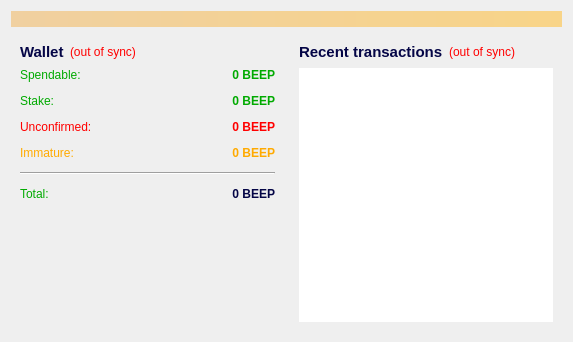
<?xml version="1.0" encoding="UTF-8"?>
<ui version="4.0">
 <class>OverviewPage</class>
 <widget class="QWidget" name="OverviewPage">
  <property name="geometry">
   <rect>
    <x>0</x>
    <y>0</y>
    <width>573</width>
    <height>342</height>
   </rect>
  </property>
  <property name="font">
   <font>
    <family>Ubuntu</family>
   </font>
  </property>
  <property name="windowTitle">
   <string>Form</string>
  </property>
  <property name="styleSheet">
   <string notr="true">color: rgb(4, 5, 70);</string>
  </property>
  <property name="locale">
   <locale language="English" country="UnitedStates"/>
  </property>
  <layout class="QVBoxLayout" name="topLayout">
   <item>
    <widget class="QLabel" name="labelAlerts">
     <property name="font">
      <font>
       <family>Ubuntu Mono</family>
      </font>
     </property>
     <property name="visible">
      <bool>false</bool>
     </property>
     <property name="styleSheet">
      <string notr="true">background-color: qlineargradient(x1: 0, y1: 0, x2: 1, y2: 0, stop:0 #F0D0A0, stop:1 #F8D488);  color:#6a839a
</string>
     </property>
     <property name="wordWrap">
      <bool>true</bool>
     </property>
     <property name="margin">
      <number>3</number>
     </property>
    </widget>
   </item>
   <item>
    <layout class="QHBoxLayout" name="horizontalLayout" stretch="1,1">
     <item>
      <layout class="QVBoxLayout" name="verticalLayout_2">
       <item>
        <widget class="QWidget" name="widget" native="true">
         <layout class="QVBoxLayout" name="verticalLayout_4">
          <item>
           <layout class="QHBoxLayout" name="horizontalLayout_4">
            <item>
             <widget class="QLabel" name="label_5">
              <property name="font">
               <font>
                <pointsize>11</pointsize>
                <weight>75</weight>
                <bold>true</bold>
               </font>
              </property>
              <property name="text">
               <string>Wallet</string>
              </property>
             </widget>
            </item>
            <item>
             <widget class="QLabel" name="labelWalletStatus">
              <property name="toolTip">
               <string>The displayed information may be out of date. Your wallet automatically synchronizes with the Blockbeeper network after a connection is established, but this process has not completed yet.</string>
              </property>
              <property name="styleSheet">
               <string notr="true">QLabel { color: red; }</string>
              </property>
              <property name="text">
               <string notr="true">(out of sync)</string>
              </property>
              <property name="alignment">
               <set>Qt::AlignLeading|Qt::AlignLeft|Qt::AlignVCenter</set>
              </property>
             </widget>
            </item>
            <item>
             <spacer name="horizontalSpacer_2">
              <property name="orientation">
               <enum>Qt::Horizontal</enum>
              </property>
              <property name="sizeHint" stdset="0">
               <size>
                <width>40</width>
                <height>20</height>
               </size>
              </property>
             </spacer>
            </item>
           </layout>
          </item>
          <item>
           <layout class="QFormLayout" name="formLayout_2">
            <property name="fieldGrowthPolicy">
             <enum>QFormLayout::AllNonFixedFieldsGrow</enum>
            </property>
            <property name="horizontalSpacing">
             <number>12</number>
            </property>
            <property name="verticalSpacing">
             <number>12</number>
            </property>
            <item row="0" column="0">
             <widget class="QLabel" name="label">
              <property name="text">
               <string>&lt;html&gt;&lt;head/&gt;&lt;body&gt;&lt;p&gt;&lt;span style=&quot; color:#00aa00;&quot;&gt;Spendable:&lt;/span&gt;&lt;/p&gt;&lt;/body&gt;&lt;/html&gt;</string>
              </property>
             </widget>
            </item>
            <item row="0" column="1">
             <widget class="QLabel" name="labelBalance">
              <property name="palette">
               <palette>
                <active>
                 <colorrole role="WindowText">
                  <brush brushstyle="SolidPattern">
                   <color alpha="255">
                    <red>4</red>
                    <green>5</green>
                    <blue>70</blue>
                   </color>
                  </brush>
                 </colorrole>
                 <colorrole role="Light">
                  <brush brushstyle="SolidPattern">
                   <color alpha="255">
                    <red>124</red>
                    <green>255</green>
                    <blue>24</blue>
                   </color>
                  </brush>
                 </colorrole>
                 <colorrole role="Text">
                  <brush brushstyle="SolidPattern">
                   <color alpha="255">
                    <red>4</red>
                    <green>5</green>
                    <blue>70</blue>
                   </color>
                  </brush>
                 </colorrole>
                 <colorrole role="BrightText">
                  <brush brushstyle="SolidPattern">
                   <color alpha="255">
                    <red>0</red>
                    <green>85</green>
                    <blue>127</blue>
                   </color>
                  </brush>
                 </colorrole>
                 <colorrole role="ButtonText">
                  <brush brushstyle="SolidPattern">
                   <color alpha="255">
                    <red>4</red>
                    <green>5</green>
                    <blue>70</blue>
                   </color>
                  </brush>
                 </colorrole>
                </active>
                <inactive>
                 <colorrole role="WindowText">
                  <brush brushstyle="SolidPattern">
                   <color alpha="255">
                    <red>4</red>
                    <green>5</green>
                    <blue>70</blue>
                   </color>
                  </brush>
                 </colorrole>
                 <colorrole role="Light">
                  <brush brushstyle="SolidPattern">
                   <color alpha="255">
                    <red>124</red>
                    <green>255</green>
                    <blue>24</blue>
                   </color>
                  </brush>
                 </colorrole>
                 <colorrole role="Text">
                  <brush brushstyle="SolidPattern">
                   <color alpha="255">
                    <red>4</red>
                    <green>5</green>
                    <blue>70</blue>
                   </color>
                  </brush>
                 </colorrole>
                 <colorrole role="BrightText">
                  <brush brushstyle="SolidPattern">
                   <color alpha="255">
                    <red>0</red>
                    <green>85</green>
                    <blue>127</blue>
                   </color>
                  </brush>
                 </colorrole>
                 <colorrole role="ButtonText">
                  <brush brushstyle="SolidPattern">
                   <color alpha="255">
                    <red>4</red>
                    <green>5</green>
                    <blue>70</blue>
                   </color>
                  </brush>
                 </colorrole>
                </inactive>
                <disabled>
                 <colorrole role="WindowText">
                  <brush brushstyle="SolidPattern">
                   <color alpha="255">
                    <red>4</red>
                    <green>5</green>
                    <blue>70</blue>
                   </color>
                  </brush>
                 </colorrole>
                 <colorrole role="Light">
                  <brush brushstyle="SolidPattern">
                   <color alpha="255">
                    <red>124</red>
                    <green>255</green>
                    <blue>24</blue>
                   </color>
                  </brush>
                 </colorrole>
                 <colorrole role="Text">
                  <brush brushstyle="SolidPattern">
                   <color alpha="255">
                    <red>4</red>
                    <green>5</green>
                    <blue>70</blue>
                   </color>
                  </brush>
                 </colorrole>
                 <colorrole role="BrightText">
                  <brush brushstyle="SolidPattern">
                   <color alpha="255">
                    <red>0</red>
                    <green>85</green>
                    <blue>127</blue>
                   </color>
                  </brush>
                 </colorrole>
                 <colorrole role="ButtonText">
                  <brush brushstyle="SolidPattern">
                   <color alpha="255">
                    <red>4</red>
                    <green>5</green>
                    <blue>70</blue>
                   </color>
                  </brush>
                 </colorrole>
                </disabled>
               </palette>
              </property>
              <property name="font">
               <font>
                <weight>75</weight>
                <bold>true</bold>
               </font>
              </property>
              <property name="cursor">
               <cursorShape>IBeamCursor</cursorShape>
              </property>
              <property name="toolTip">
               <string>Your current spendable balance</string>
              </property>
              <property name="styleSheet">
               <string notr="true"/>
              </property>
              <property name="text">
               <string notr="true">&lt;html&gt;&lt;head/&gt;&lt;body&gt;&lt;p&gt;&lt;span style=&quot; color:#00aa00;&quot;&gt;0 BEEP&lt;/span&gt;&lt;/p&gt;&lt;/body&gt;&lt;/html&gt;</string>
              </property>
              <property name="alignment">
               <set>Qt::AlignRight|Qt::AlignTrailing|Qt::AlignVCenter</set>
              </property>
              <property name="textInteractionFlags">
               <set>Qt::LinksAccessibleByMouse|Qt::TextSelectableByKeyboard|Qt::TextSelectableByMouse</set>
              </property>
             </widget>
            </item>
            <item row="1" column="0">
             <widget class="QLabel" name="label_6">
              <property name="text">
               <string>&lt;html&gt;&lt;head/&gt;&lt;body&gt;&lt;p&gt;&lt;span style=&quot; color:#00aa00;&quot;&gt;Stake:&lt;/span&gt;&lt;/p&gt;&lt;/body&gt;&lt;/html&gt;</string>
              </property>
             </widget>
            </item>
            <item row="1" column="1">
             <widget class="QLabel" name="labelStake">
              <property name="font">
               <font>
                <weight>75</weight>
                <bold>true</bold>
               </font>
              </property>
              <property name="cursor">
               <cursorShape>IBeamCursor</cursorShape>
              </property>
              <property name="toolTip">
               <string>Total of coins that was staked, and do not yet count toward the current balance</string>
              </property>
              <property name="styleSheet">
               <string notr="true"/>
              </property>
              <property name="text">
               <string notr="true">&lt;html&gt;&lt;head/&gt;&lt;body&gt;&lt;p&gt;&lt;span style=&quot; color:#00aa00;&quot;&gt;0 BEEP&lt;/span&gt;&lt;/p&gt;&lt;/body&gt;&lt;/html&gt;</string>
              </property>
              <property name="alignment">
               <set>Qt::AlignRight|Qt::AlignTrailing|Qt::AlignVCenter</set>
              </property>
              <property name="textInteractionFlags">
               <set>Qt::LinksAccessibleByMouse|Qt::TextSelectableByKeyboard|Qt::TextSelectableByMouse</set>
              </property>
             </widget>
            </item>
            <item row="2" column="0">
             <widget class="QLabel" name="label_3">
              <property name="text">
               <string>&lt;html&gt;&lt;head/&gt;&lt;body&gt;&lt;p&gt;&lt;span style=&quot; color:#ff0000;&quot;&gt;Unconfirmed:&lt;/span&gt;&lt;/p&gt;&lt;/body&gt;&lt;/html&gt;</string>
              </property>
             </widget>
            </item>
            <item row="2" column="1">
             <widget class="QLabel" name="labelUnconfirmed">
              <property name="font">
               <font>
                <weight>75</weight>
                <bold>true</bold>
               </font>
              </property>
              <property name="cursor">
               <cursorShape>IBeamCursor</cursorShape>
              </property>
              <property name="toolTip">
               <string>Total of transactions that have yet to be confirmed, and do not yet count toward the current balance</string>
              </property>
              <property name="styleSheet">
               <string notr="true">gridline-color: rgb(170, 0, 127);</string>
              </property>
              <property name="text">
               <string notr="true">&lt;html&gt;&lt;head/&gt;&lt;body&gt;&lt;p&gt;&lt;span style=&quot; color:#ff0000;&quot;&gt;0 BEEP&lt;/span&gt;&lt;/p&gt;&lt;/body&gt;&lt;/html&gt;</string>
              </property>
              <property name="alignment">
               <set>Qt::AlignRight|Qt::AlignTrailing|Qt::AlignVCenter</set>
              </property>
              <property name="textInteractionFlags">
               <set>Qt::LinksAccessibleByMouse|Qt::TextSelectableByKeyboard|Qt::TextSelectableByMouse</set>
              </property>
             </widget>
            </item>
            <item row="3" column="0">
             <widget class="QLabel" name="labelImmatureText">
              <property name="text">
               <string>&lt;html&gt;&lt;head/&gt;&lt;body&gt;&lt;p&gt;&lt;span style=&quot; color:#ffaa00;&quot;&gt;Immature:&lt;/span&gt;&lt;/p&gt;&lt;/body&gt;&lt;/html&gt;</string>
              </property>
             </widget>
            </item>
            <item row="3" column="1">
             <widget class="QLabel" name="labelImmature">
              <property name="font">
               <font>
                <weight>75</weight>
                <bold>true</bold>
               </font>
              </property>
              <property name="toolTip">
               <string>Mined balance that has not yet matured</string>
              </property>
              <property name="text">
               <string notr="true">&lt;html&gt;&lt;head/&gt;&lt;body&gt;&lt;p&gt;&lt;span style=&quot; color:#ffaa00;&quot;&gt;0 BEEP&lt;/span&gt;&lt;/p&gt;&lt;/body&gt;&lt;/html&gt;</string>
              </property>
              <property name="alignment">
               <set>Qt::AlignRight|Qt::AlignTrailing|Qt::AlignVCenter</set>
              </property>
              <property name="textInteractionFlags">
               <set>Qt::LinksAccessibleByMouse|Qt::TextSelectableByKeyboard|Qt::TextSelectableByMouse</set>
              </property>
             </widget>
            </item>
            <item row="4" column="0" colspan="2">
             <widget class="Line" name="line">
              <property name="orientation">
               <enum>Qt::Horizontal</enum>
              </property>
             </widget>
            </item>
            <item row="5" column="0">
             <widget class="QLabel" name="labelTotalText">
              <property name="text">
               <string>&lt;html&gt;&lt;head/&gt;&lt;body&gt;&lt;p&gt;&lt;span style=&quot; color:#00aa00;&quot;&gt;Total:&lt;/span&gt;&lt;/p&gt;&lt;/body&gt;&lt;/html&gt;</string>
              </property>
             </widget>
            </item>
            <item row="5" column="1">
             <widget class="QLabel" name="labelTotal">
              <property name="font">
               <font>
                <weight>75</weight>
                <bold>true</bold>
               </font>
              </property>
              <property name="cursor">
               <cursorShape>IBeamCursor</cursorShape>
              </property>
              <property name="toolTip">
               <string>Your current total balance</string>
              </property>
              <property name="text">
               <string>0 BEEP</string>
              </property>
              <property name="alignment">
               <set>Qt::AlignRight|Qt::AlignTrailing|Qt::AlignVCenter</set>
              </property>
              <property name="textInteractionFlags">
               <set>Qt::LinksAccessibleByMouse|Qt::TextSelectableByKeyboard|Qt::TextSelectableByMouse</set>
              </property>
             </widget>
            </item>
           </layout>
          </item>
         </layout>
        </widget>
       </item>
       <item>
        <spacer name="verticalSpacer">
         <property name="orientation">
          <enum>Qt::Vertical</enum>
         </property>
         <property name="sizeHint" stdset="0">
          <size>
           <width>20</width>
           <height>40</height>
          </size>
         </property>
        </spacer>
       </item>
      </layout>
     </item>
     <item>
      <layout class="QVBoxLayout" name="verticalLayout_3">
       <item>
        <widget class="QWidget" name="widget_2" native="true">
         <layout class="QVBoxLayout" name="verticalLayout">
          <item>
           <layout class="QHBoxLayout" name="horizontalLayout_2">
            <item>
             <widget class="QLabel" name="label_4">
              <property name="font">
               <font>
                <pointsize>11</pointsize>
                <weight>75</weight>
                <bold>true</bold>
               </font>
              </property>
              <property name="text">
               <string>&lt;b&gt;Recent transactions&lt;/b&gt;</string>
              </property>
             </widget>
            </item>
            <item>
             <widget class="QLabel" name="labelTransactionsStatus">
              <property name="toolTip">
               <string>The displayed information may be out of date. Your wallet automatically synchronizes with the Blockbeeper network after a connection is established, but this process has not completed yet.</string>
              </property>
              <property name="styleSheet">
               <string notr="true">QLabel { color: red; }</string>
              </property>
              <property name="text">
               <string notr="true">(out of sync)</string>
              </property>
              <property name="alignment">
               <set>Qt::AlignRight|Qt::AlignTrailing|Qt::AlignVCenter</set>
              </property>
             </widget>
            </item>
            <item>
             <spacer name="horizontalSpacer">
              <property name="orientation">
               <enum>Qt::Horizontal</enum>
              </property>
              <property name="sizeHint" stdset="0">
               <size>
                <width>40</width>
                <height>20</height>
               </size>
              </property>
             </spacer>
            </item>
           </layout>
          </item>
          <item>
           <widget class="QListView" name="listTransactions">
            <property name="font">
             <font>
              <family>Ubuntu</family>
              <weight>75</weight>
              <bold>true</bold>
             </font>
            </property>
            <property name="styleSheet">
             <string notr="true">background-image: url(:/images/bgbfree);
border-color: rgb(0, 0, 0);</string>
            </property>
            <property name="frameShape">
             <enum>QFrame::NoFrame</enum>
            </property>
            <property name="verticalScrollBarPolicy">
             <enum>Qt::ScrollBarAlwaysOff</enum>
            </property>
            <property name="horizontalScrollBarPolicy">
             <enum>Qt::ScrollBarAlwaysOff</enum>
            </property>
            <property name="selectionMode">
             <enum>QAbstractItemView::NoSelection</enum>
            </property>
           </widget>
          </item>
         </layout>
        </widget>
       </item>
      </layout>
     </item>
    </layout>
   </item>
  </layout>
 </widget>
 <resources/>
 <connections/>
</ui>
